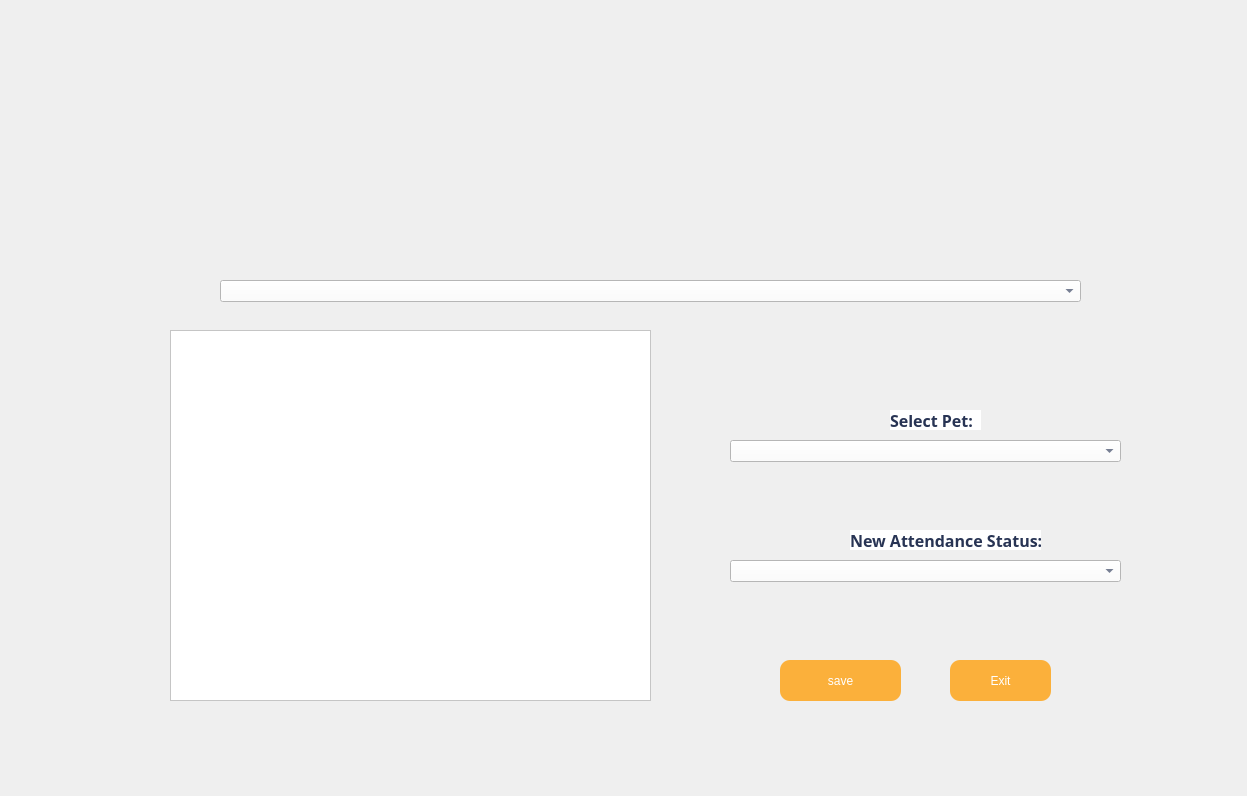
<?xml version="1.0" encoding="UTF-8"?>
<ui version="4.0">
 <class>Dialog</class>
 <widget class="QDialog" name="Dialog">
  <property name="geometry">
   <rect>
    <x>0</x>
    <y>0</y>
    <width>1247</width>
    <height>796</height>
   </rect>
  </property>
  <property name="windowTitle">
   <string>Dialog</string>
  </property>
  <widget class="QLabel" name="label">
   <property name="geometry">
    <rect>
     <x>0</x>
     <y>0</y>
     <width>1246</width>
     <height>796</height>
    </rect>
   </property>
   <property name="cursor">
    <cursorShape>ArrowCursor</cursorShape>
   </property>
   <property name="acceptDrops">
    <bool>true</bool>
   </property>
   <property name="autoFillBackground">
    <bool>false</bool>
   </property>
   <property name="text">
    <string/>
   </property>
   <property name="pixmap">
    <pixmap>images/upattstat.png</pixmap>
   </property>
   <property name="scaledContents">
    <bool>true</bool>
   </property>
   <property name="wordWrap">
    <bool>false</bool>
   </property>
  </widget>
  <widget class="QWidget" name="widget" native="true">
   <property name="geometry">
    <rect>
     <x>0</x>
     <y>0</y>
     <width>120</width>
     <height>80</height>
    </rect>
   </property>
  </widget>
  <widget class="QPushButton" name="exitbutt">
   <property name="geometry">
    <rect>
     <x>950</x>
     <y>660</y>
     <width>101</width>
     <height>41</height>
    </rect>
   </property>
   <property name="cursor">
    <cursorShape>PointingHandCursor</cursorShape>
   </property>
   <property name="styleSheet">
    <string notr="true">QWidget#exitbutt{
background-color: rgb(251, 176, 59);
font: 900 12pt &quot;Arial Black&quot;; color : rgb(255, 255, 255);
border-radius: 10px;}

QWidget#exitbutt:hover {
    
    background-color:rgb(238, 223, 146); 
    border: 2px solid #388E3C; 
    padding: 10px 20px; 
    font-size: 15px; 
}</string>
   </property>
   <property name="text">
    <string>Exit</string>
   </property>
  </widget>
  <widget class="QPushButton" name="savebutt">
   <property name="geometry">
    <rect>
     <x>780</x>
     <y>660</y>
     <width>121</width>
     <height>41</height>
    </rect>
   </property>
   <property name="cursor">
    <cursorShape>PointingHandCursor</cursorShape>
   </property>
   <property name="styleSheet">
    <string notr="true">QWidget#savebutt{
background-color: rgb(251, 176, 59);
font: 900 12pt &quot;Arial Black&quot;; color : rgb(255, 255, 255);
border-radius: 10px;}

QWidget#savebutt:hover {
    
    background-color:rgb(238, 223, 146); 
    border: 2px solid #388E3C; 
    padding: 10px 20px; 
    font-size: 15px; 
}</string>
   </property>
   <property name="text">
    <string>save</string>
   </property>
  </widget>
  <widget class="QLabel" name="owerusername">
   <property name="geometry">
    <rect>
     <x>940</x>
     <y>40</y>
     <width>201</width>
     <height>20</height>
    </rect>
   </property>
   <property name="font">
    <font>
     <family>Berlin Sans FB Demi</family>
     <pointsize>10</pointsize>
     <italic>false</italic>
     <bold>true</bold>
    </font>
   </property>
   <property name="layoutDirection">
    <enum>Qt::LeftToRight</enum>
   </property>
   <property name="styleSheet">
    <string notr="true">font: 700 10pt &quot;Berlin Sans FB Demi&quot;; 
color: rgb(40, 52, 84);</string>
   </property>
   <property name="text">
    <string/>
   </property>
  </widget>
  <widget class="QComboBox" name="events">
   <property name="geometry">
    <rect>
     <x>220</x>
     <y>280</y>
     <width>861</width>
     <height>22</height>
    </rect>
   </property>
   <property name="styleSheet">
    <string notr="true">font: 700 10pt &quot;Berlin Sans FB Demi&quot;; 
color: rgb(40, 52, 84);
background-color: rgb(255, 255, 255);</string>
   </property>
  </widget>
  <widget class="QLabel" name="errormessage">
   <property name="geometry">
    <rect>
     <x>710</x>
     <y>630</y>
     <width>411</width>
     <height>20</height>
    </rect>
   </property>
   <property name="font">
    <font>
     <family>Berlin Sans FB Demi</family>
     <pointsize>10</pointsize>
     <italic>false</italic>
     <bold>true</bold>
    </font>
   </property>
   <property name="layoutDirection">
    <enum>Qt::LeftToRight</enum>
   </property>
   <property name="styleSheet">
    <string notr="true">font: 700 10pt &quot;Berlin Sans FB Demi&quot;; 
color: rgb(251, 176, 59);</string>
   </property>
   <property name="text">
    <string/>
   </property>
   <property name="alignment">
    <set>Qt::AlignCenter</set>
   </property>
  </widget>
  <widget class="QComboBox" name="pets">
   <property name="geometry">
    <rect>
     <x>730</x>
     <y>440</y>
     <width>391</width>
     <height>22</height>
    </rect>
   </property>
   <property name="styleSheet">
    <string notr="true">font: 700 10pt &quot;Berlin Sans FB Demi&quot;; 
color: rgb(40, 52, 84);
background-color: rgb(255, 255, 255);</string>
   </property>
  </widget>
  <widget class="QTableWidget" name="eventstatus">
   <property name="geometry">
    <rect>
     <x>170</x>
     <y>330</y>
     <width>481</width>
     <height>371</height>
    </rect>
   </property>
   <property name="font">
    <font>
     <family>Berlin Sans FB Demi</family>
     <pointsize>10</pointsize>
     <bold>true</bold>
    </font>
   </property>
   <property name="styleSheet">
    <string notr="true">color: rgb(20, 33, 68);
background-color: rgb(255, 255, 255);</string>
   </property>
  </widget>
  <widget class="QLabel" name="label_2">
   <property name="geometry">
    <rect>
     <x>890</x>
     <y>410</y>
     <width>91</width>
     <height>20</height>
    </rect>
   </property>
   <property name="font">
    <font>
     <family>Berlin Sans FB Demi</family>
     <pointsize>12</pointsize>
     <italic>false</italic>
     <bold>true</bold>
    </font>
   </property>
   <property name="styleSheet">
    <string notr="true">font: 700 12pt &quot;Berlin Sans FB Demi&quot;; 
color: rgb(40, 52, 84);
background-color: rgb(255, 255, 255);</string>
   </property>
   <property name="text">
    <string>Select Pet:</string>
   </property>
  </widget>
  <widget class="QLabel" name="label_3">
   <property name="geometry">
    <rect>
     <x>850</x>
     <y>530</y>
     <width>191</width>
     <height>20</height>
    </rect>
   </property>
   <property name="font">
    <font>
     <family>Berlin Sans FB Demi</family>
     <pointsize>12</pointsize>
     <italic>false</italic>
     <bold>true</bold>
    </font>
   </property>
   <property name="styleSheet">
    <string notr="true">font: 700 12pt &quot;Berlin Sans FB Demi&quot;; 
color: rgb(40, 52, 84);
background-color: rgb(255, 255, 255);</string>
   </property>
   <property name="text">
    <string>New Attendance Status:</string>
   </property>
  </widget>
  <widget class="QComboBox" name="attendancestatus">
   <property name="geometry">
    <rect>
     <x>730</x>
     <y>560</y>
     <width>391</width>
     <height>22</height>
    </rect>
   </property>
   <property name="styleSheet">
    <string notr="true">font: 700 10pt &quot;Berlin Sans FB Demi&quot;; 
color: rgb(40, 52, 84);
background-color: rgb(255, 255, 255);</string>
   </property>
  </widget>
 </widget>
 <resources/>
 <connections/>
</ui>
